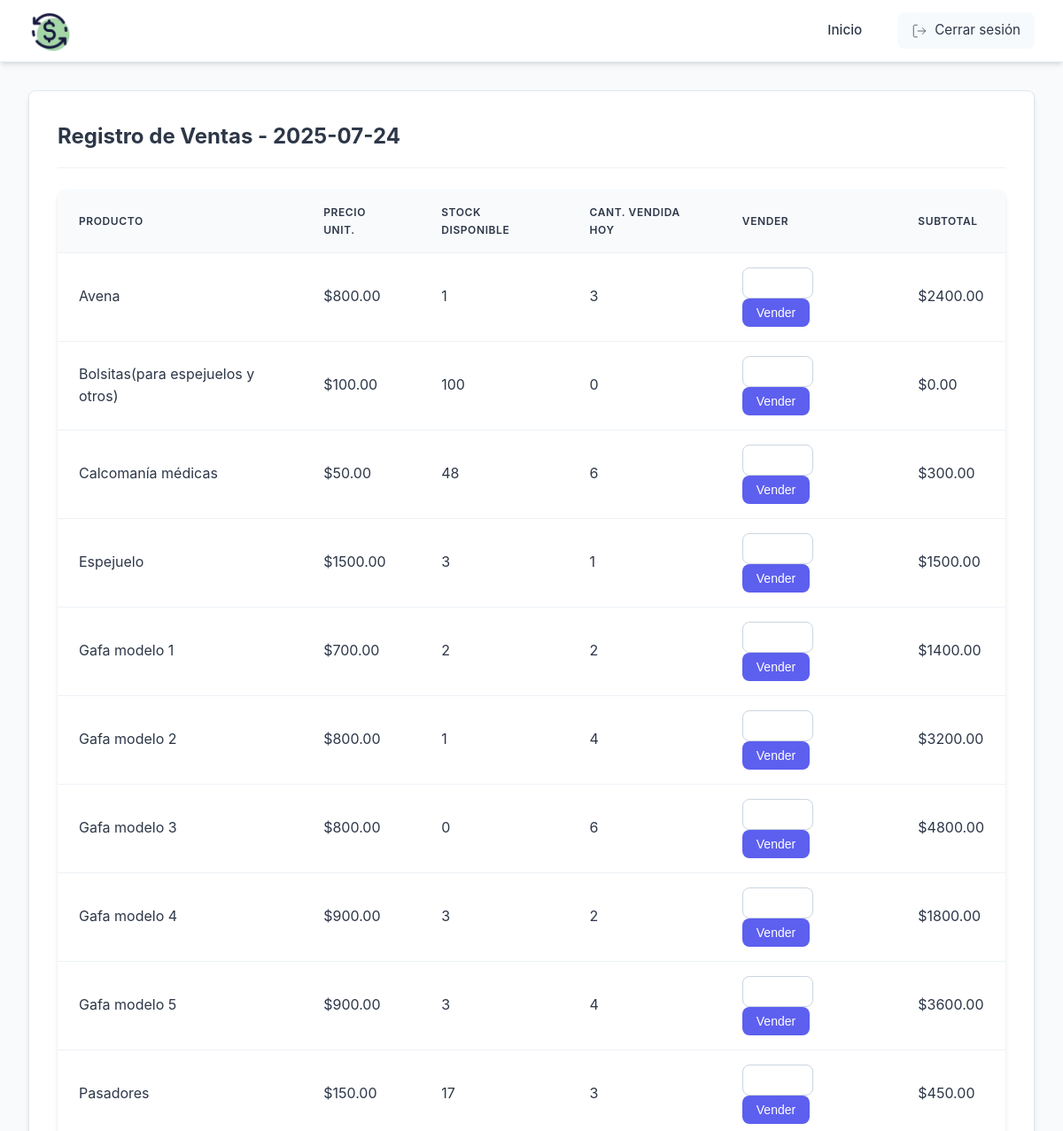
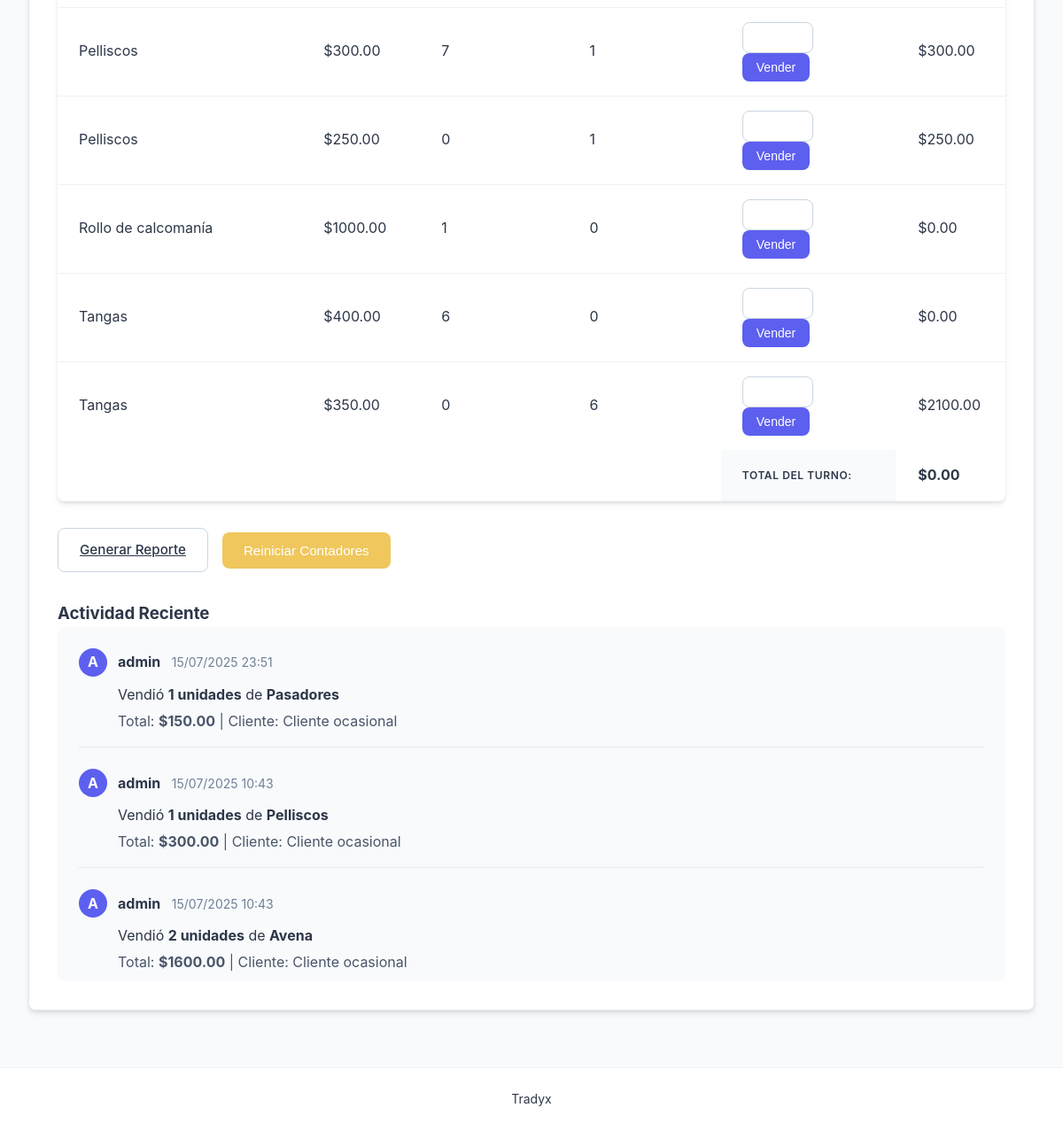
Before: /sales (signed in) with the older database file (2 pictures, top to bottom).
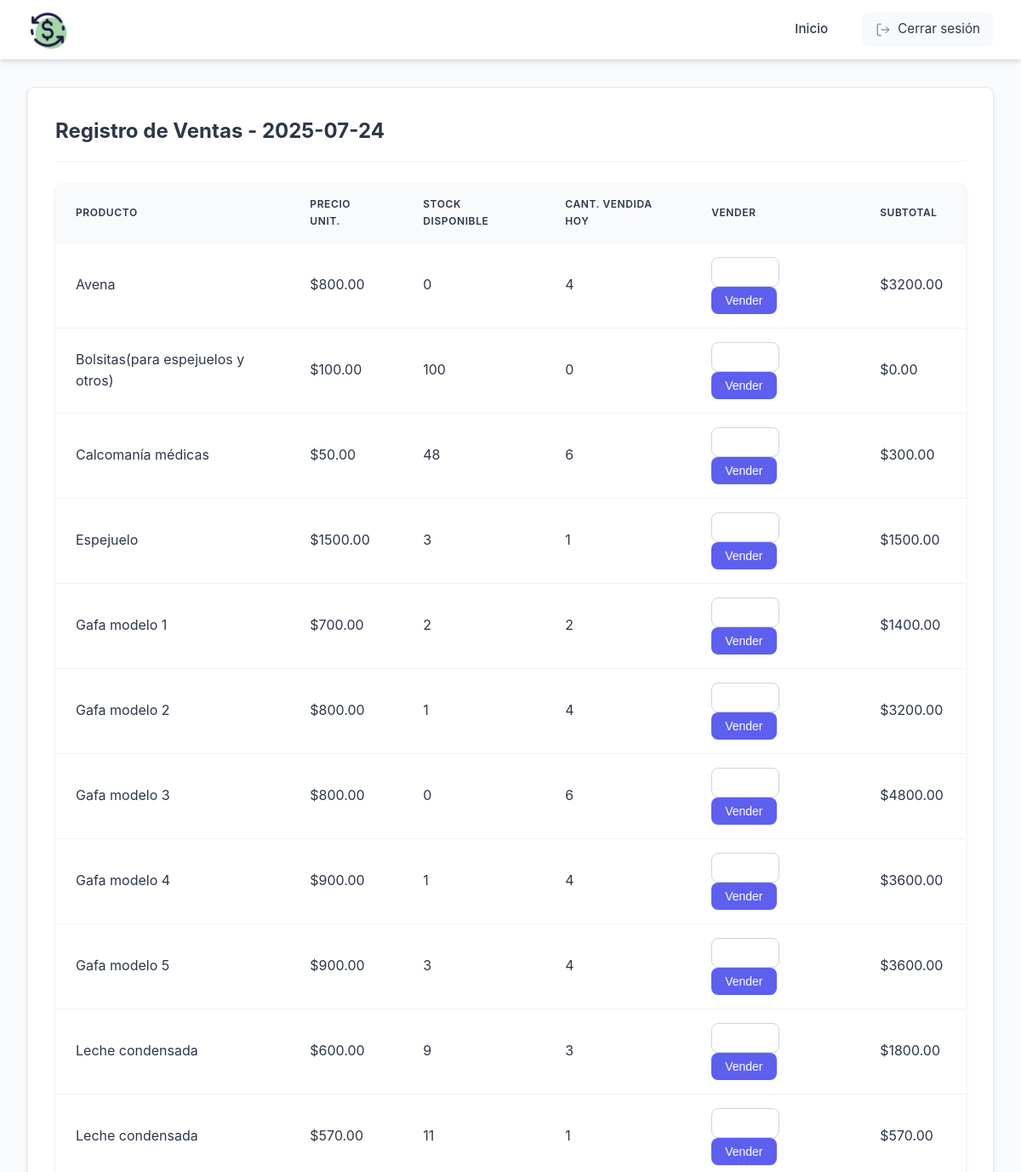
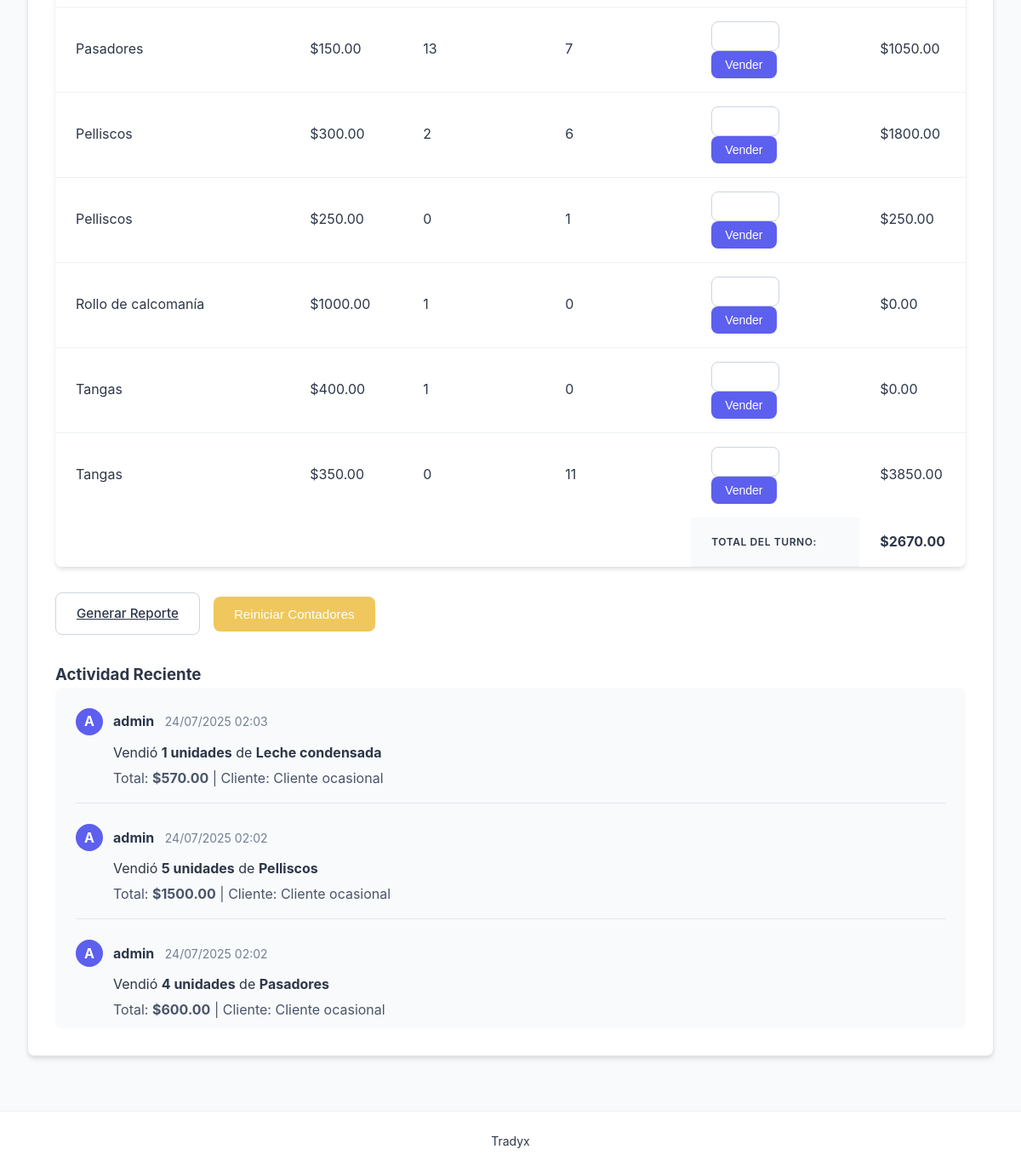
After: the same page with the newer database file (2 pictures, top to bottom).
### models.py (models this page shows, shortened)
class Product(db.Model):
    __tablename__ = 'product'
    id = db.Column(db.Integer, primary_key=True)
    name = db.Column(db.String(100), nullable=False)
    quantity = db.Column(db.Integer, nullable=False)
    price = db.Column(db.Float, nullable=False)
    daily_sales = db.Column(db.Integer, default=0)

class Sale(db.Model):
    __tablename__ = 'sale'
    id = db.Column(db.Integer, primary_key=True)
    customer = db.Column(db.String(100), nullable=False)
    total = db.Column(db.Float, nullable=False)
    date = db.Column(db.DateTime, nullable=False, default=datetime.utcnow)  # Considera usar DateTime
    user_id = db.Column(db.Integer, db.ForeignKey('user.id'), nullable=False)
    product_id = db.Column(db.Integer, db.ForeignKey('product.id'), nullable=False)
    quantity = db.Column(db.Integer, nullable=False)
    user = db.relationship('User', backref=db.backref('user_sales', lazy=True))
    product = db.relationship('Product', backref=db.backref('product_sales', lazy=True))

class User(db.Model):
    __tablename__ = 'user'  # Nombre explícito de tabla
    id = db.Column(db.Integer, primary_key=True)
    username = db.Column(db.String(80), unique=True, nullable=False)
    password = db.Column(db.String(120), nullable=False)
    role = db.Column(db.String(20), nullable=False)

### app.py (the view, shortened to what this page needs)
@app.route('/sales', methods=['GET', 'POST'])
@login_required
def sales():
    products = Product.query.order_by(Product.name).all()
    chatter_activities = db.session.query(
        Sale, User, Product
    ).join(
        User, User.id == Sale.user_id
    ).join(
        Product, Product.id == Sale.product_id
    ).order_by(
        Sale.date.desc()
    ).limit(50).all()
    today_total = db.session.query(db.func.sum(Sale.total)).filter(
        db.func.date(Sale.date) == datetime.utcnow().date()
    ).scalar() or 0
    return render_template('sales.html',
                         products=products,
                         chatter_activities=chatter_activities,
                         current_date=datetime.utcnow().date(),
                         today_total=today_total)

### app.py (called while the page is built)
def login_required(f):
    @wraps(f)
    def decorated_function(*args, **kwargs):
        if 'user_id' not in session:
            flash('Por favor inicie sesión primero', 'danger')
            return redirect(url_for('login'))
        return f(*args, **kwargs)
    return decorated_function

### templates/sales.html (shortened to what this page needs)
{% extends "base.html" %}
{% block content %}
<div class="module-container">
    <h2>Registro de Ventas - {{ current_date }}</h2>
    <table class="data-table">
        <thead>
            <tr>
                <th>Producto</th>
                <th>Precio Unit.</th>
                <th>Stock Disponible</th>
                <th>Cant. Vendida Hoy</th>
                <th>Vender</th>
                <th>Subtotal</th>
            </tr>
        </thead>
        <tbody>
            {% for product in products %}
            <tr>
                <form action="{{ url_for('sales') }}" method="post">
                    <td>{{ product.name }}</td>
                    <td>${{ "%.2f"|format(product.price) }}</td>
                    <td>{{ product.quantity }}</td>
                    <td>{{ product.daily_sales }}</td>
                    <td>
                        <input type="number" name="quantity" min="1" max="{{ product.quantity }}" required class="quantity-input">
                        <button type="submit" class="btn btn-primary btn-small">Vender</button>
                    </td>
                    <td>${{ "%.2f"|format(product.price * product.daily_sales) }}</td>
                </form>
            </tr>
            {% endfor %}
        </tbody>
        <tfoot>
            <tr>
                <td colspan="4"></td>
                <th>Total del Turno:</th>
                <td><strong>${{ "%.2f"|format(today_total) }}</strong></td>
            </tr>
        </tfoot>
    </table>
    <div class="actions" style="margin-top: 30px;">
        <a href="{{ url_for('print_daily_report') }}" class="btn btn-secondary" target="_blank">
            Generar Reporte
        </a>
        <button type="button" onclick="confirmReset()" class="btn btn-warning">
            Reiniciar Contadores
        </button>
    </div>
    <div class="mt-4">
        <h3>Actividad Reciente</h3>
        <div class="chatter-container" style="background: #f8fafc; border-radius: 8px; padding: 1.5rem; max-height: 400px; overflow-y: auto;">
            {% for sale, user, product in chatter_activities %}
            <div class="chatter-message" style="margin-bottom: 1.5rem; padding-bottom: 1rem; border-bottom: 1px solid #e2e8f0;">
                <div style="display: flex; align-items: center; margin-bottom: 0.5rem;">
                    <div style="width: 32px; height: 32px; background-color: #5D5FEF; color: white; border-radius: 50%; display: flex; align-items: center; justify-content: center; margin-right: 0.75rem; font-weight: bold;">
                        {{ user.username[0]|upper }}
                    </div>
                    <div>
                        <strong>{{ user.username }}</strong>
                        <span style="color: #718096; font-size: 0.875rem; margin-left: 0.5rem;">
                            {{ sale.date.strftime('%d/%m/%Y %H:%M') }}
                        </span>
                    </div>
                </div>
                <div style="padding-left: 2.75rem;">
                    <p style="margin-bottom: 0.25rem;">
                        Vendió <strong>{{ sale.quantity }} unidades</strong> de <strong>{{ product.name }}</strong>
                    </p>
                    <p style="color: #4a5568;">
                        Total: <strong>${{ "%.2f"|format(sale.total) }}</strong> | Cliente: {{ sale.customer }}
                    </p>
                </div>
            </div>
            {% else %}
            <div style="text-align: center; color: #718096; padding: 2rem;">
                No hay actividad registrada
            </div>
            {% endfor %}
        </div>
    </div>
</div>
{% endblock %}

Changed rows visible on the page:
no longer on this page (row unchanged): Sale: username "A", username "admin", date "15/07/2025 23:51", quantity "1", name "Pasadores", total "150.00", customer "Cliente ocasional"
no longer on this page (row unchanged): Sale: username "A", username "admin", date "15/07/2025 10:43", quantity "1", name "Pelliscos", total "300.00", customer "Cliente ocasional"
no longer on this page (row unchanged): Sale: username "A", username "admin", date "15/07/2025 10:43", quantity "2", name "Avena", total "1600.00", customer "Cliente ocasional"
changed Product "Avena": quantity "1" → "0"; daily_sales "3" → "4"; product.price*product.daily_sales "2400.00" → "3200.00"
changed Product "Gafa modelo 4": quantity "3" → "1"; daily_sales "2" → "4"; product.price*product.daily_sales "1800.00" → "3600.00"
added Product: name "Leche condensada", price "600.00", quantity "9", daily_sales "3", product.price*product.daily_sales "1800.00"
added Product: name "Leche condensada", price "570.00", quantity "11", daily_sales "1", product.price*product.daily_sales "570.00"
changed Product "Pasadores": quantity "17" → "13"; daily_sales "3" → "7"; product.price*product.daily_sales "450.00" → "1050.00"
changed Product (number 13 of 17 on the later page): quantity "7" → "2"; daily_sales "1" → "6"; product.price*product.daily_sales "300.00" → "1800.00"
changed Product (number 16 of 17 on the later page): quantity "6" → "1"
changed Product (number 17 of 17 on the later page): daily_sales "6" → "11"; product.price*product.daily_sales "2100.00" → "3850.00"
added Sale: username "A", username "admin", date "24/07/2025 02:03", quantity "1", name "Leche condensada", total "570.00", customer "Cliente ocasional"
added Sale: username "A", username "admin", date "24/07/2025 02:02", quantity "5", name "Pelliscos", total "1500.00", customer "Cliente ocasional"
added Sale: username "A", username "admin", date "24/07/2025 02:02", quantity "4", name "Pasadores", total "600.00", customer "Cliente ocasional"
Other visible differences:
{{ "%.2f"|format(today_total) }}: "0.00" → "2670.00"
